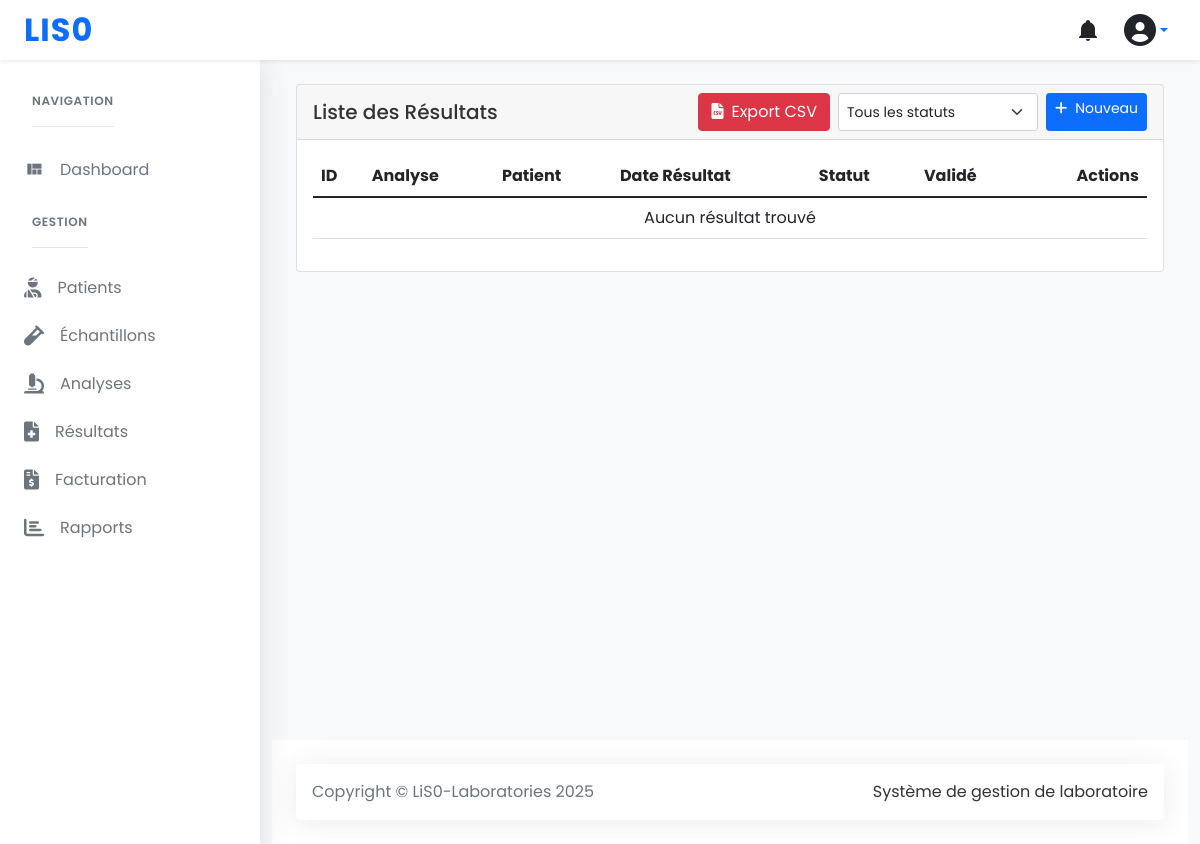
Before: /results/ with the older database file.
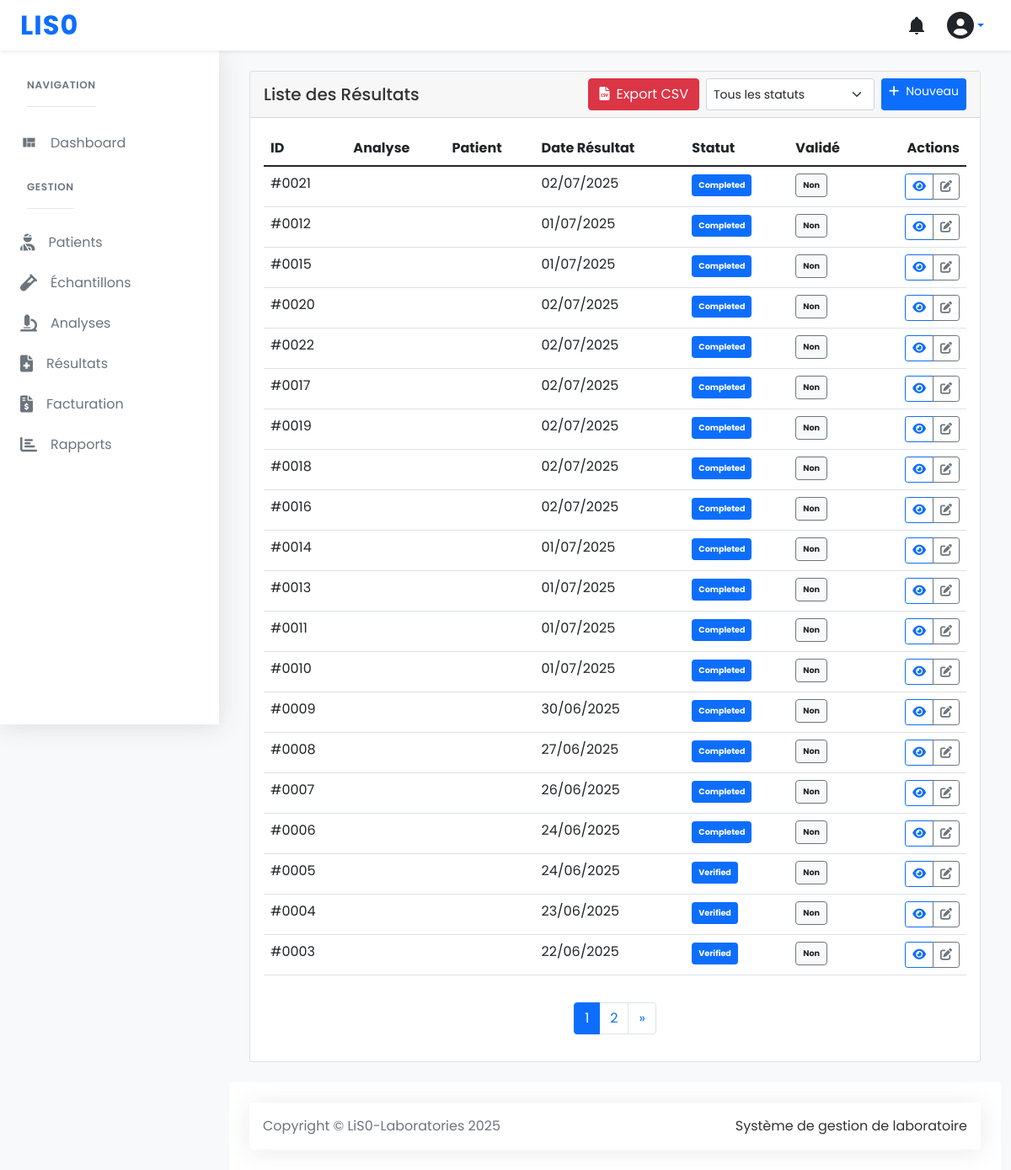
After: the same page with the newer database file.
### results/models.py (models this page shows, shortened)
class Result(BaseModel):
    history = AuditlogHistoryField()
    STATUS_CHOICES = [
        ('pending', 'Pending'),
        ('completed', 'Completed'),
        ('verified', 'Verified'),
    ]
    qr_code = models.ImageField(upload_to='results/qr_codes/', blank=True, null=True)
    sample = models.OneToOneField(Sample, on_delete=models.CASCADE, related_name='result')
    status = models.CharField(max_length=20, choices=STATUS_CHOICES, default='pending')
    test_date = models.DateTimeField()
    completed_date = models.DateTimeField(null=True, blank=True)
    verified_by = models.CharField(max_length=100, blank=True)
    notes = models.TextField(blank=True)
    values = models.JSONField(default=dict)  # Stores test results in key-value pairs
    patient = models.ForeignKey(User, on_delete=models.CASCADE, related_name='patient_results')
    @property
    def patient(self):
        return self.sample.patient
    class Meta:
        ordering = ['-test_date']

### results/views.py (the view)
# urls.py: path('', ResultListView.as_view(), name='list'),
class ResultListView(ListView):
    model = Result
    template_name = 'results/result_list.html'
    context_object_name = 'results'
    paginate_by = 20
    def get_queryset(self):
        queryset = super().get_queryset()
        status = self.request.GET.get('status')
        if status:
            queryset = queryset.filter(status=status)
        return queryset
    def get_context_data(self, **kwargs):
        context = super().get_context_data(**kwargs)
        context['status_choices'] = Result.STATUS_CHOICES
        return context
    def get_status_choices(self):
        return Result.STATUS_CHOICES

### templates/results/result_list.html (shortened to what this page needs)
{% extends "base.html" %}
{% load static %}
{% block content %}
<div class="card">
  <div class="card-header d-flex justify-content-between align-items-center">
    <h5 class="card-title mb-0">Liste des Résultats</h5>
    <div class="d-flex">
      <a href="{% url 'results:list' %}?format=csv" class="btn btn-danger me-2">
        <i class="fas fa-file-csv me-2"></i>Export CSV
      </a>
      <select class="form-select form-select-sm me-2" id="statusFilter" style="width: 200px;">
        <option value="">Tous les statuts</option>
      </select>
      <a href="{% url 'results:create' %}" class="btn btn-primary btn-sm">
        <i class="fas fa-plus me-2"></i>Nouveau
      </a>
    </div>
  </div>
  <div class="card-body">
    <div class="table-responsive">
      <table class="table table-hover">
        <thead>
          <tr>
            <th>ID</th>
            <th>Analyse</th>
            <th>Patient</th>
            <th>Date Résultat</th>
            <th>Statut</th>
            <th>Validé</th>
            <th class="text-end">Actions</th>
          </tr>
        </thead>
        <tbody>
          {% for result in results %}
          <tr>
            <td>#{{ result.id|stringformat:"04d" }}</td>
            <td>{{ result.analysis.analysis_type.name }}</td>
            <td>{{ result.analysis.sample.patient.full_name }}</td>
            <td>{{ result.created_at|date:"d/m/Y" }}</td>
            <td>
              <span class="badge {% if result.status == 'pending' %}bg-light text-dark border border-secondary{% elif result.status == 'processing' %}bg-warning text-dark{% else %}bg-primary text-white{% endif %} p-2">
                {{ result.get_status_display }}
              </span>
            </td>
            <td>
              <span class="badge {% if result.is_validated %} bg-success text-white
              {% else %}bg-light text-dark border border-secondary{% endif %} p-2">
              {% if result.is_validated %}oui{% else %}Non{% endif %}
              </span>
            </td>
            <td class="text-end">
              <div class="btn-group btn-group-sm">
                <a href="{% url 'results:detail' result.id %}" class="btn btn-outline-primary" title="Voir">
                  <i class="fas fa-eye"></i>
                </a>
                <a href="{% url 'results:update' result.id %}" class="btn btn-outline-secondary" title="Modifier">
                  <i class="fas fa-edit"></i>
                </a>
              </div>
            </td>
          </tr>
          {% empty %}
          <tr>
            <td colspan="7" class="text-center">Aucun résultat trouvé</td>
          </tr>
          {% endfor %}
        </tbody>
      </table>
    </div>
    {% if is_paginated %}
    <nav aria-label="Page navigation" class="mt-3">
      <ul class="pagination justify-content-center">
        {% for num in page_obj.paginator.page_range %}
        {% if page_obj.number == num %}
        <li class="page-item active">
          <span class="page-link">{{ num }}</span>
        </li>
        {% elif num > page_obj.number|add:'-3' and num < page_obj.number|add:'3' %}
        <li class="page-item">
          <a class="page-link" href="?page={{ num }}{% if request.GET.status %}&status={{ request.GET.status }}{% endif %}">{{ num }}</a>
        </li>
        {% endif %}
        {% endfor %}
        {% if page_obj.has_next %}
        <li class="page-item">
          <a class="page-link" href="?page={{ page_obj.next_page_number }}{% if request.GET.status %}&status={{ request.GET.status }}{% endif %}" aria-label="Next">
            <span aria-hidden="true">&raquo;</span>
          </a>
        </li>
        {% endif %}
      </ul>
    </nav>
    {% endif %}
  </div>
</div>
{% endblock %}

Changed rows visible on the page:
added Result: id "0021", created_at "02/07/2025", status "Completed"
added Result: id "0012", created_at "01/07/2025", status "Completed"
added Result: id "0015", created_at "01/07/2025", status "Completed"
added Result: id "0020", created_at "02/07/2025", status "Completed"
added Result: id "0022", created_at "02/07/2025", status "Completed"
added Result: id "0017", created_at "02/07/2025", status "Completed"
added Result: id "0019", created_at "02/07/2025", status "Completed"
added Result: id "0018", created_at "02/07/2025", status "Completed"
added Result: id "0016", created_at "02/07/2025", status "Completed"
added Result: id "0014", created_at "01/07/2025", status "Completed"
added Result: id "0013", created_at "01/07/2025", status "Completed"
added Result: id "0011", created_at "01/07/2025", status "Completed"
added Result: id "0010", created_at "01/07/2025", status "Completed"
added Result: id "0009", created_at "30/06/2025", status "Completed"
added Result: id "0008", created_at "27/06/2025", status "Completed"
added Result: id "0007", created_at "26/06/2025", status "Completed"
added Result: id "0006", created_at "24/06/2025", status "Completed"
added Result: id "0005", created_at "24/06/2025", status "Verified"
added Result: id "0004", created_at "23/06/2025", status "Verified"
added Result: id "0003", created_at "22/06/2025", status "Verified"
Other visible differences:
new list line: "1"
new list line: "2"
text no longer shown: "Aucun résultat trouvé"
